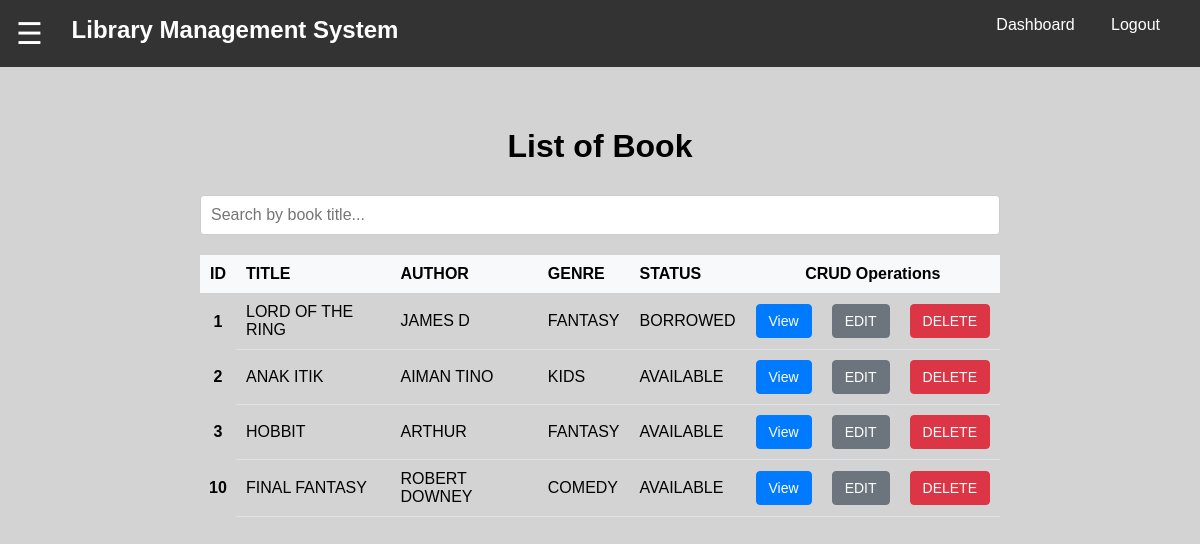
Page /list-book.php on the committed database.
### tables this page shows
CREATE TABLE `books` (
  `id` int NOT NULL,
  `title` varchar(255) NOT NULL,
  `author` varchar(255) NOT NULL,
  `genre` varchar(100) DEFAULT NULL,
  `status` enum('AVAILABLE','BORROWED') NOT NULL DEFAULT 'AVAILABLE'
);

### list-book.php (the view, shortened to what this page needs)
<!DOCTYPE html>
<html lang="en">
<head>
    <link rel="stylesheet" href="style.css">
</head>
<body>
    <header>
        <div class="menu-btn">
            <span style="font-size:30px;cursor:pointer" onclick="openNav()">&#9776;</span>
        </div>
        <h2> &nbsp &nbsp Library Management System</h2>
        <nav class="navigation">
            <a href="dashboard.php" class="active">Dashboard</a>
            <a href="logout.php">Logout</a>
        </nav>
    </header>
    <div class="container">
        <h1>List of Book</h1>
        <div class="search-container">
            <input type="text" id="searchInput" onkeyup="searchBooks()" placeholder="Search by book title...">
        </div>
        <table class="table-listbook">
            <thead class="table-title">
                <tr>
                    <th scope="col">ID</th>
                    <th scope="col">TITLE</th>
                    <th scope="col">AUTHOR </th>
                    <th scope="col">GENRE</th>
                    <th scope="col">STATUS</th>
                    <th scope="col" colspan="3" class="text-center">CRUD Operations</th>
                </tr>
            </thead>
            <tbody>
                <tr>
                    <?php
                    require "db.php";
                    $query = "  SELECT * FROM books";
                    $view_books = mysqli_query($mysqli,$query);
                    while($row= mysqli_fetch_assoc($view_books)){
                        $id = htmlspecialchars($row['id']);
                        $title = htmlspecialchars($row['title']);
                        $author = htmlspecialchars($row['author']);
                        $genre = htmlspecialchars($row['genre']);
                        $status = htmlspecialchars($row['status']);
                        echo " <tr>";
                        echo " <th scope='row'>{$id}</th>";
                        echo " <td> {$title} </td>";
                        echo " <td> {$author} </td>";
                        echo " <td> {$genre} </td>";
                        echo " <td> {$status} </td>";
                        echo " <td class='text-center'> <a href='view-book.php?book_id={$id}' class='btn btn-primary'>      View</a> </td>";
                        echo " <td class='text-center'> <a href='update-book.php?book_id={$id}' class='btn btn-secondary'>  EDIT</a> </td>";
                        echo " <td class='text-center'> <a href='delete-book.php?delete={$id}' class='btn btn-danger'>     DELETE</a> </td>";
                        echo " </tr>";
                    }
                    ?>
                </tr>
            </tbody>
        </table>
    </div>
</body>
</html>

### style.css (style rules this page uses)
body { background-color: lightgray; font-family: Arial, sans-serif; margin: 0; padding: 0; }
header { background-color: #333; color: #fff; display: flex; justify-content: space-between; padding: 1rem; }
header h2 { padding-left: 2px; margin: 0; flex-grow: 1; }
header a { color: #FFFFFF; text-decoration: none; margin-right: 1rem; padding: 0.5rem; border-radius: 5px; transition: background-color 0.2s ease; }
header .menu-btn { background-color: #333; position: flex; top: 10px; left: 10px; z-index: 2; }
.container { margin: 0 auto; padding: 20px; max-width: 800px; }

### list-book.php (style rules this page uses)
.container { margin: 20px auto; width: 80%; }
h1 { text-align: center; margin-bottom: 20px; }
.table-listbook { width: 100%; border-collapse: collapse; }
.table-title { background-color: #f8f9fa; }
.table-title th { padding: 10px; text-align: left; }
.table-listbook td { padding: 10px; border-bottom: 1px solid #dee2e6; }
.table-listbook .text-center { text-align: center; }
.table-listbook a { text-decoration: none; }
.btn { display: inline-block; padding: 6px 12px; margin-bottom: 0; font-size: 14px; font-weight: 400; line-height: 1.42857143; text-align: center; white-space: nowrap; vertical-align: middle; cursor: pointer; border: 1px solid transparent; border-radius: 4px; }
.btn-primary { color: #fff; background-color: #007bff; border-color: #007bff; }
.btn-secondary { color: #fff; background-color: #6c757d; border-color: #6c757d; }
.btn-danger { color: #fff; background-color: #dc3545; border-color: #dc3545; }
.search-container { margin-bottom: 20px; }
#searchInput { width: 100%; padding: 10px; margin-top: 10px; font-size: 16px; border: 1px solid #ccc; border-radius: 4px; box-sizing: border-box; }

### rows in the picture
books: id "1", title "LORD OF THE RING", author "JAMES D", genre "FANTASY", status "BORROWED"
books: id "2", title "ANAK ITIK", author "AIMAN TINO", genre "KIDS", status "AVAILABLE"
books: id "3", title "HOBBIT", author "ARTHUR", genre "FANTASY", status "AVAILABLE"
books: id "10", title "FINAL FANTASY", author "ROBERT DOWNEY", genre "COMEDY", status "AVAILABLE"
